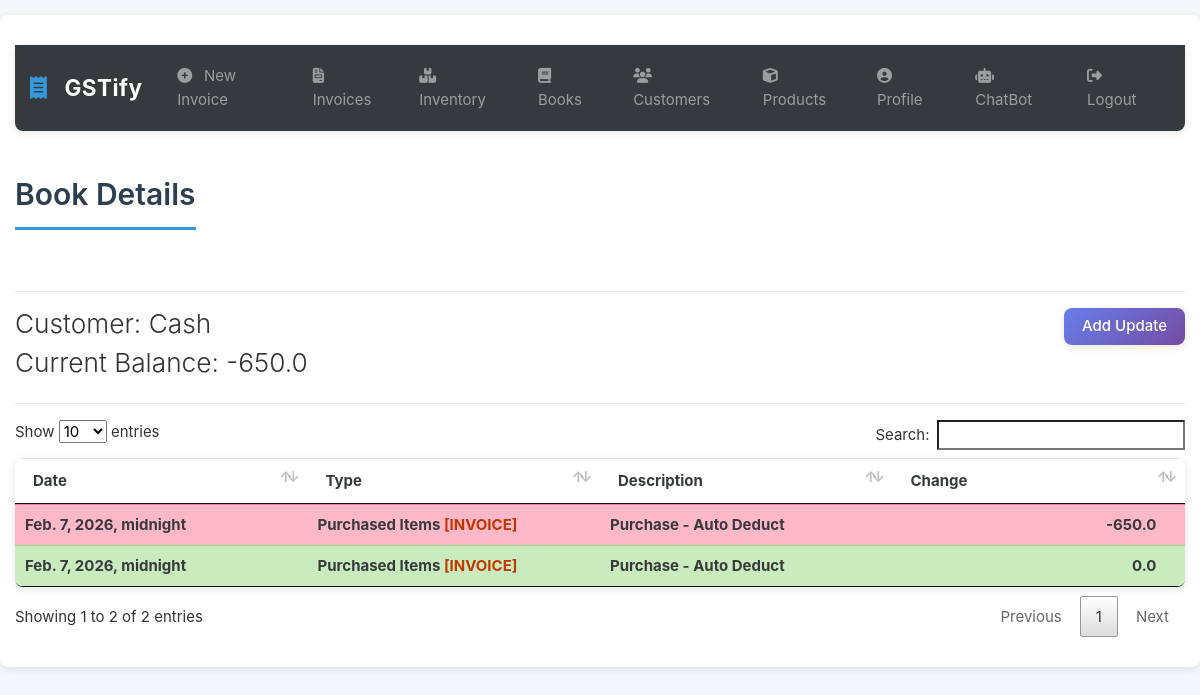
/books/9 (signed in), run on the app's committed database.
### gstbillingapp/models.py (models this page shows, shortened)
class Book(models.Model):
    user = models.ForeignKey(User, null=True, blank=True, on_delete=models.SET_NULL)
    customer = models.ForeignKey(Customer, null=True, blank=True, on_delete=models.SET_NULL)
    current_balance = models.FloatField(default=0)
    last_log = models.ForeignKey('BookLog', null=True, blank=True, default=None, on_delete=models.SET_NULL)

class Customer(models.Model):
    user = models.ForeignKey(User, null=True, blank=True, on_delete=models.SET_NULL)
    customer_name = models.CharField(max_length=200)
    customer_address = models.TextField(max_length=600, blank=True, null=True)
    customer_phone = models.CharField(max_length=14, blank=True, null=True)
    customer_gst = models.CharField(max_length=15, blank=True, null=True)

class BookLog(models.Model):
    parent_book = models.ForeignKey(Book, null=True, blank=True, on_delete=models.CASCADE)
    date = models.DateTimeField(default=datetime.now, blank=True, null=True)
    last_modified = models.DateTimeField(auto_now=True)
    CHANGE_TYPES = [
        (0, 'Paid'),
        (1, 'Purchased Items'),
        (2, 'Sold Items'),
        (4, 'Other'),
    ]
    change_type = models.IntegerField(choices=CHANGE_TYPES, default=0)
    change = models.FloatField(default=0.0)
    associated_invoice = models.ForeignKey(Invoice, blank=True, null=True, default=None, on_delete=models.SET_NULL)
    description = models.TextField(max_length=600, blank=True, null=True)

### gstbillingapp/views.py (the view)
# urls.py: path('books/<int:book_id>', views.book_logs, name='book_logs'),
@login_required
def book_logs(request, book_id):
    context = {}
    book = get_object_or_404(Book, id=book_id, user=request.user)
    book_logs = BookLog.objects.filter(parent_book=book).order_by('-id')
    context['book'] = book
    context['book_logs'] = book_logs
    return render(request, 'gstbillingapp/book_logs.html', context)

### gstbillingapp/templates/gstbillingapp/book_logs.html (shortened to what this page needs)
{% extends "gstbillingapp/base.html" %}
{% load static %}
{% block content %}
<h2>Book Details</h2>
<hr>
<div class="row">
	<div class="col">
		<h3>Customer: {{book.customer.customer_name}}</h3>
		<h3>Current Balance: {{book.current_balance}}</h3>
	</div>
	<div class="col">
		<a href="{% url 'book_logs_add' book.id %}" id="add_customer_btn"><button type="button" class="btn btn-primary">Add Update</button></a>
	</div>
</div>
<hr>
<table class="table table-hover font-weight-bold" id="inventory-logs-table">
	<thead>
		<tr>
			<th>Date</th>
			<th>Type</th>
			<th>Description</th>
			<th>Change</th>
		</tr>
	</thead>
	<tbody class="two-col-form">
		{% for item in book_logs %}
		<tr class="{% if item.change < 0 %}table-danger{% else %}table-success{%endif%}">
			<td>{{item.date}}</td>
			<td>{{item.get_change_type_display}} {% if item.associated_invoice %}<a href="{% url 'invoice_viewer' item.associated_invoice.id %}">[INVOICE]</a>{% endif %}</td>
			<td>{{item.description}}</td>
			<td class="text-right">{{item.change}} &emsp; {{inventory.product.product_unit}}</td>
		{% endfor %}
	</tbody>
</table>
{% endblock %}

### gstbillingapp/static/gstbillingapp/main.css (style rules this page uses)
:root { --primary-color: #2c3e50; --secondary-color: #3498db; --success-color: #27ae60; --danger-color: #e74c3c; --warning-color: #f39c12; --info-color: #17a2b8; --light-bg: #f8f9fa; --border-radius: 8px; --transition: all 0.3s ease; --shadow: 0 2px 8px rgba(0, 0, 0, 0.1); --shadow-hover: 0 4px 12px rgba(0, 0, 0, 0.15); }
body { font-family: -apple-system, BlinkMacSystemFont, 'Segoe UI', Roboto, 'Helvetica Neue', Arial, sans-serif; background-color: #f5f7fa; color: #333; line-height: 1.6; }
html { scroll-behavior: smooth; }
.table { border-radius: var(--border-radius); overflow: hidden; box-shadow: var(--shadow); }
.two-col-form td, .two-col-form th { width: 25%; }
.btn { border-radius: var(--border-radius); padding: 0.5em 1.2em; font-weight: 500; transition: var(--transition); border: none; box-shadow: var(--shadow); }
.btn-primary { background: linear-gradient(135deg, #667eea 0%, #764ba2 100%); }
#add_customer_btn, #add_product_btn { float: right; margin-bottom: 1em; }
h2 { color: var(--primary-color); font-weight: 600; margin-bottom: 1.5em; margin-top: 0.5em; padding-bottom: 0.5em; border-bottom: 3px solid var(--secondary-color); display: inline-block; }

### data on the page
Book: customer.customer_name "Cash", current_balance "-650.0"
BookLog: date "Feb. 7, 2026, midnight", change_type "Purchased Items", shows "[INVOICE]", description "Purchase - Auto Deduct", change "-650.0"
BookLog: date "Feb. 7, 2026, midnight", change_type "Purchased Items", shows "[INVOICE]", description "Purchase - Auto Deduct", change "0.0"
